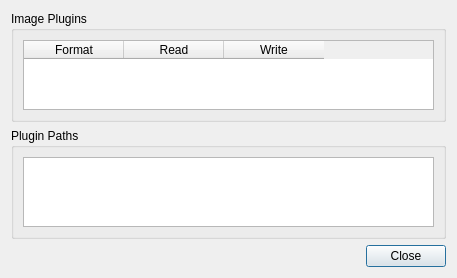
<?xml version="1.0" encoding="UTF-8"?>
<ui version="4.0">
 <class>PluginInfoDialog</class>
 <widget class="QDialog" name="PluginInfoDialog">
  <property name="enabled">
   <bool>true</bool>
  </property>
  <property name="geometry">
   <rect>
    <x>0</x>
    <y>0</y>
    <width>457</width>
    <height>263</height>
   </rect>
  </property>
  <property name="windowTitle">
   <string>Dialog</string>
  </property>
  <layout class="QGridLayout" name="gridLayout_3">
   <item row="0" column="0">
    <widget class="QGroupBox" name="groupBox">
     <property name="sizePolicy">
      <sizepolicy hsizetype="Preferred" vsizetype="Preferred">
       <horstretch>0</horstretch>
       <verstretch>3</verstretch>
      </sizepolicy>
     </property>
     <property name="title">
      <string>Image Plugins</string>
     </property>
     <layout class="QGridLayout" name="gridLayout">
      <item row="0" column="0">
       <widget class="QTableWidget" name="pluginTableWidget">
        <property name="enabled">
         <bool>true</bool>
        </property>
        <column>
         <property name="text">
          <string>Format</string>
         </property>
        </column>
        <column>
         <property name="text">
          <string>Read</string>
         </property>
        </column>
        <column>
         <property name="text">
          <string>Write</string>
         </property>
        </column>
       </widget>
      </item>
     </layout>
    </widget>
   </item>
   <item row="1" column="0">
    <widget class="QGroupBox" name="groupBox_2">
     <property name="sizePolicy">
      <sizepolicy hsizetype="Preferred" vsizetype="Preferred">
       <horstretch>0</horstretch>
       <verstretch>1</verstretch>
      </sizepolicy>
     </property>
     <property name="title">
      <string>Plugin Paths</string>
     </property>
     <layout class="QGridLayout" name="gridLayout_2">
      <item row="0" column="0">
       <widget class="QListWidget" name="pluginPathListWidget"/>
      </item>
     </layout>
    </widget>
   </item>
   <item row="2" column="0">
    <widget class="QDialogButtonBox" name="buttonBox">
     <property name="orientation">
      <enum>Qt::Horizontal</enum>
     </property>
     <property name="standardButtons">
      <set>QDialogButtonBox::Close</set>
     </property>
    </widget>
   </item>
  </layout>
 </widget>
 <resources/>
 <connections>
  <connection>
   <sender>buttonBox</sender>
   <signal>accepted()</signal>
   <receiver>PluginInfoDialog</receiver>
   <slot>accept()</slot>
   <hints>
    <hint type="sourcelabel">
     <x>248</x>
     <y>254</y>
    </hint>
    <hint type="destinationlabel">
     <x>157</x>
     <y>274</y>
    </hint>
   </hints>
  </connection>
  <connection>
   <sender>buttonBox</sender>
   <signal>rejected()</signal>
   <receiver>PluginInfoDialog</receiver>
   <slot>reject()</slot>
   <hints>
    <hint type="sourcelabel">
     <x>316</x>
     <y>260</y>
    </hint>
    <hint type="destinationlabel">
     <x>286</x>
     <y>274</y>
    </hint>
   </hints>
  </connection>
 </connections>
</ui>
